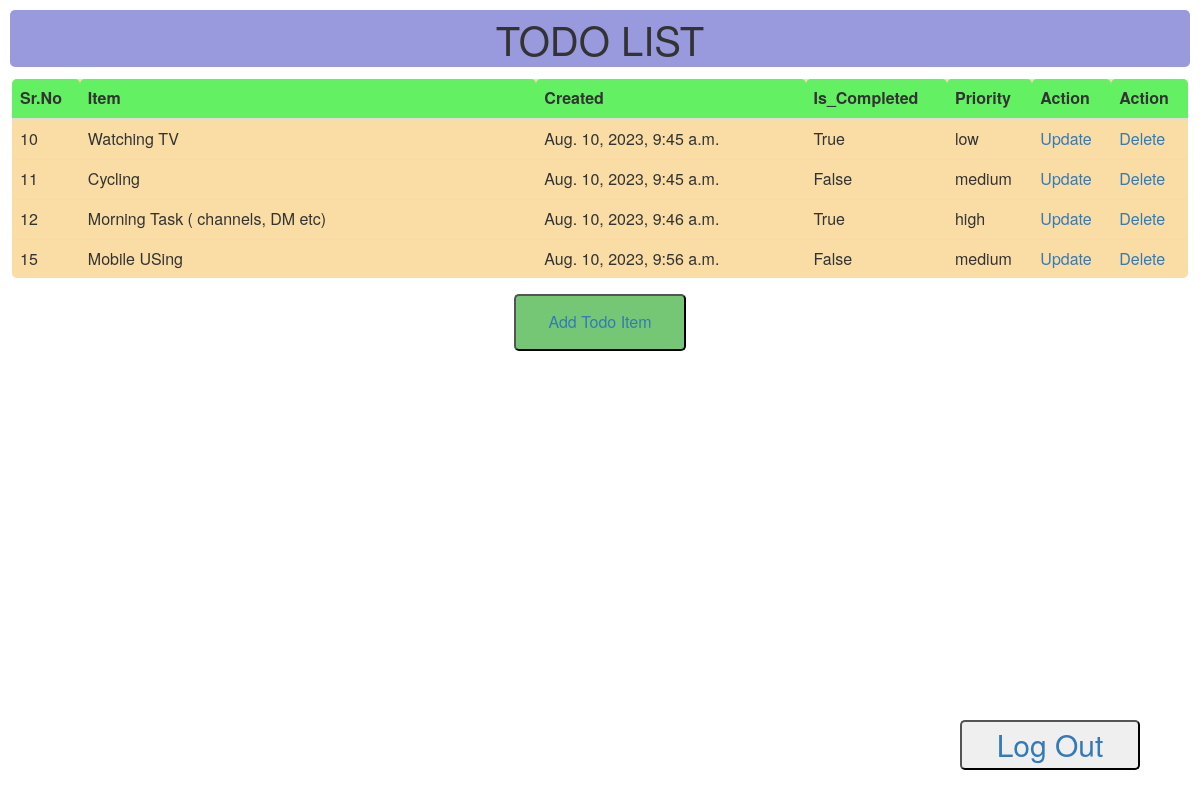
The app's page /get/ (signed in) with its own data.
### app/models.py (models this page shows, shortened)
class Todolist(models.Model):
    PRIORITY_CHOICES = (('low', "Low"),
                        ('medium', 'Medium'),
                        ('high','High'))
    user = models.ForeignKey(User, on_delete=models.CASCADE)
    item = models.CharField(max_length=255)
    is_completed = models.BooleanField(default=False,null=True)
    created = models.DateTimeField(auto_now_add=True)
    priority = models.CharField(choices=PRIORITY_CHOICES, max_length=200)

### app/views.py (the view)
# urls.py: path('get/', get, name='home'),
def get(request):
    if "username" in request.session.keys():
        username_obj = User.objects.get(username = request.session['username'])
        if request.method == 'GET':
            model = Todolist.objects.filter(user=username_obj.id)
        return render(request, 'home.html', {'model': model})
    else:
        return redirect("login")

### app/templates/home.html (shortened to what this page needs)
{% load static%}
<html>
    <head>
        <link rel="stylesheet" href="https://maxcdn.bootstrapcdn.com/bootstrap/3.4.1/css/bootstrap.min.css">
        <link rel="stylesheet" href="{% static '/css/styles.css' %}">
    </head>
    <body>
      <header>
        <p class="mainpage-heading">TODO LIST</p>
      </header>
        <table class="table">
            <thead>
              <tr>
                <th scope="col" class="tableheading1">Sr.No</th>
                <th scope="col" class="tableheading2">Item</th>
                <th scope="col" class="tableheading3">Created</th>
                <th scope="col" class="tableheading4">Is_Completed</th>
                <th scope="col" class="tableheading5">Priority</th>
                <th scope="col" class="tableheading6">Action</th>
                <th scope="col" class="tableheading7">Action</th>
              </tr>
            </thead>
            <tbody>
            {% for i in model %}
            <tr>
                <td>{{i.id}}</td>
                <td>{{i.item}}</td>
                <td>{{i.created}}</td>
                <td>{{i.is_completed}}</td>
                <td>{{i.priority}}</td>
                <td><a href="{% url 'update' i.id %}">Update</a></td>
                <td><a href="{% url 'delete' i.id %}">Delete</a></td>
              </tr>
            {% endfor %}
            </tbody>
          </table>
        <center><button class="button"><a href="{% url 'post'  %}"> Add Todo Item </a></button></center>
        <center><button class="logout-button"><a href="{% url 'logout'  %}"> Log Out</a></button></center>
    </body>
</html>

### app/static/css/styles.css (style rules this page uses)
.button { background-color: rgb(117, 199, 117); color: black; padding: 15px 32px; text-align: center; display: inline-block; font-size: 16px; margin: 4px 2px; cursor: pointer; border-radius:5px; }
.logout-button { font-size:30px; color : black; height:50px; width:180px; backgroud-color:rgb(218, 159, 218); border-radius: 5px; position : fixed; top: 90%; left: 80%; }
.mainpage-heading { font-size:40px; background-color: rgb(153, 153, 221); text-align: center; border-radius:5px; margin:10px; }
.tableheading1 { background-color:rgb(99, 241, 99); width:20px; border-top-left-radius: 5px; border-top-right-radius: 5px; }
.tableheading2 { background-color:rgb(99, 241, 99); width:390px; border-top-left-radius: 5px; border-top-right-radius: 5px; }
.tableheading3 { background-color:rgb(99, 241, 99); width:230px; border-top-left-radius: 5px; border-top-right-radius: 5px; }
.tableheading4 { background-color:rgb(99, 241, 99); width:20px; border-top-left-radius: 5px; border-top-right-radius: 5px; }
.tableheading5 { background-color:rgb(99, 241, 99); width:20px; border-top-left-radius: 5px; border-top-right-radius: 5px; }
.tableheading6 { background-color:rgb(99, 241, 99); width:20px; border-top-left-radius: 5px; border-top-right-radius: 5px; }
.tableheading7 { background-color:rgb(99, 241, 99); width:20px; border-top-left-radius: 5px; border-top-right-radius: 5px; }
.table { width:98%; background-color: rgb(250, 220, 165); margin:12px; border-radius:5px; }

### records on screen
Todolist: id "10", item "Watching TV", created "Aug. 10, 2023, 9:45 a.m.", is_completed "True", priority "low"
Todolist: id "11", item "Cycling", created "Aug. 10, 2023, 9:45 a.m.", is_completed "False", priority "medium"
Todolist: id "12", item "Morning Task ( channels, DM etc)", created "Aug. 10, 2023, 9:46 a.m.", is_completed "True", priority "high"
Todolist: id "15", item "Mobile USing", created "Aug. 10, 2023, 9:56 a.m.", is_completed "False", priority "medium"
